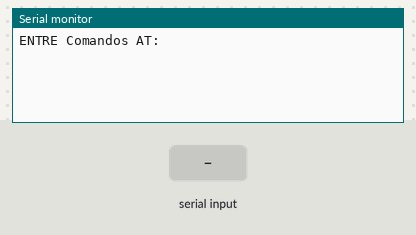
Simulated run of this sketch. Board: Arduino Uno, built with avr-gcc and run on an emulated ATmega328P. Parts: the last lines printed to the serial monitor. The inputs (shaded band) are chosen by the test bench.

Above: at 1.2 s.
1.3 s: "1" received over the second serial link
At 2.5 s:
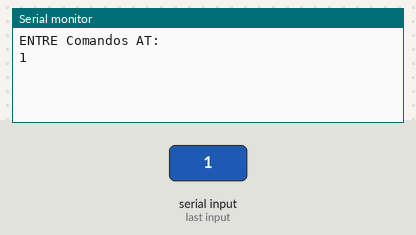
2.8 s: "0" received over the second serial link
At 3.9 s:
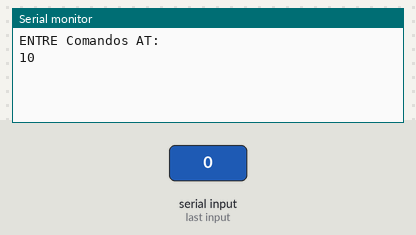

Measured:
- after the input at 1.3 s, the serial monitor: prints a new line at once (image 1)
- after the input at 2.8 s, the serial monitor: prints a new line at once (image 2)

The sketch:

hc-06.ino
```cpp
#include <SoftwareSerial.h>

SoftwareSerial hc06(2, 3);

//float sensor_val=0;

void setup()
{
  // initialize digital pin RX as an input.
  // pinMode(2, INPUT);
  // initialize digital pin TX as an output.
  // pinMode(3, OUTPUT);
  //Initialize Serial Monitor
  Serial.begin(9600);
  Serial.println("ENTRE Comandos AT:");
  //Initialize Bluetooth Serial Port
  hc06.begin(9600);
}

void loop()
{
  //Write data from HC06 to Serial Monitor
  if (hc06.available())
  {
    Serial.write(hc06.read());
  }

  // Simulate sensor measurement
  //sensor_val=0;//(float)random(256); // random number between 0 and 255

  //Write sensor data to HC06
  // hc06.print(sensor_val);

  //Write from Serial Monitor to HC06
  if (Serial.available())
  {
    hc06.write(Serial.read());
  }
}
```
